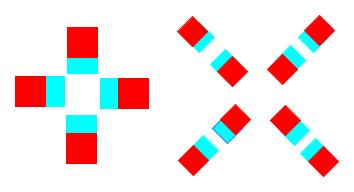
#> input picture dimages/boundaries_yum.jpg, 354 x 192 px; the run also reads 1 picture not shown here
$ python main_morph.py
#> lines starting #> are read from the running program, lines starting #| are printed output that depends on the picture; after the words box and inside, x2 and y2 are one past the last pixel; in counts of white or black regions, pixels touching at a corner belong together
### lib/plot_part.py
import matplotlib.pyplot as plt
import itertools


def save_and_show(fig, save_path, show):
    if type(save_path) == str:
        print(f'saving to {save_path}')
        plt.savefig(save_path, dpi=300)
    if show:
        fig.show()


def draw_image(ax, img_arr, title):
    ax.imshow(img_arr, cmap='gray')
    ax.set_title(title)


def show_image(img_arr, title):
    fig = plt.figure()
    ax = fig.subplots(nrows=1, ncols=1)
    ax.imshow(img_arr, cmap='gray')
    ax.set_title(title)
    fig.show()


# [20 lines left out: functions draw_hist, draw_images_and_hists, not called in this run]


def draw_images(imgs, titles, plt_shape, show=True, save_path=None):
    assert len(imgs) == len(titles)
    plt.rc('font', size=14)

    fig, axes = plt.subplots(*plt_shape, figsize=(15, 15))
    fig.tight_layout()

    for i, (img, title) in enumerate(zip(imgs, titles)):
        if len(axes.shape) == 2:
            draw_image(ax=axes[int(i / plt_shape[1]), i % plt_shape[1]], img_arr=img, title=title)
        else:
            draw_image(ax=axes[i], img_arr=img, title=title)

    save_and_show(fig=fig, save_path=save_path, show=show)


# [21 lines left out: functions draw_losses, draw_image_and_loss, not called in this run]

### lab4/main_morph.py
import cv2
import numpy as np
from lib.plot_part import draw_images, show_image


def dilation(A, B, strong_pix=255):
    B_h, B_w = B.shape
    A_h, A_w = A.shape
    res_dilation = A.copy()
    strong_ids = np.where(A == strong_pix)
    # A = B
    for ai, aj in zip(*strong_ids):
        for bi in range(B_h):
            for bj in range(B_w):
                neigh_row = ai + bi - B_h // 2
                neigh_col = aj + bj - B_w // 2
                if 0 <= neigh_row < A_h and 0 <= neigh_col < A_w:
                    # якорная точка
                    res_dilation[neigh_row][neigh_col] = B[bi][bj]
    return res_dilation


def erosion(A, B, strong_pix=255, weak_pix=0):
    B_h, B_w = B.shape
    A_h, A_w = A.shape
    res_erosion = A.copy()
    strong_ids = np.where(A == strong_pix)
    # found where B in A
    for ai, aj in zip(*strong_ids):
        for bi in range(B_h):
            for bj in range(B_w):
                neigh_row = ai + bi - B_h // 2
                neigh_col = aj + bj - B_w // 2
                if 0 <= neigh_row < A_h and 0 <= neigh_col < A_w:
                    # curr_B not in A -> pix = weak_pix
                    if A[neigh_row][neigh_col] != B[bi][bj]:
                        res_erosion[ai][aj] = weak_pix
                        break
                else:
                    res_erosion[ai][aj] = weak_pix
    return res_erosion


def opening(A, B):
    return dilation(erosion(A, B), B)


def closing(A, B):
    return erosion(dilation(A, B), B)


def main(img_path, window_shape, invert=True, save_path=None):
    src_img = cv2.imread(img_path, 0)

    # бинаризация
    _, binary = cv2.threshold(src_img, 128, 255, cv2.THRESH_BINARY)
    if invert:
        A = np.array([255 if el == 0 else 0 for el in binary.flatten()]).reshape(src_img.shape)
    else:
        A = binary
    show_image(A, 'SRC IMAGE')

    B = np.ones(shape=(window_shape, window_shape), dtype=np.uint8) * 255

    img_dilation = dilation(A, B)

    img_erosion = erosion(A, B)

    img_opening = opening(A, B)

    img_closing = closing(A, B)

    draw_images(
        imgs=[img_dilation, img_erosion, img_opening, img_closing],
        titles=['DILATION', 'EROSION', 'OPENING', 'CLOSING'],
        plt_shape=(2, 2),
        show=True,
        save_path=save_path
    )


if __name__ == '__main__':
    main(img_path="../dimages/boundaries_yum.jpg", invert=True, window_shape=9, save_path='morph_boundaries_yum.jpg')
#> in main, `_, binary = cv2.threshold(src_img, 128, 255, cv2.THRESH_BINARY)`:
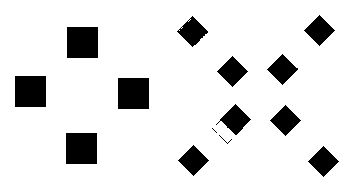
#> binary: shape (192, 354); 88.6% white; 14 black regions (2 under 20 px), largest, box (x1, y1, x2, y2) and area: (67, 27, 98, 58) 961, (15, 76, 46, 107) 961, (118, 78, 149, 109) 961
#> in dilation, `strong_ids = np.where(A == strong_pix)`: strong_ids = 7727 positions, rows 15 to 176, columns 15 to 338
#> the loop in dilation, `for ai, aj in zip(*strong_ids):` made 7727 passes
#> (ai, aj) on passes 1 to 3: (15, 319), (16, 192), (16, 318)
#> after the loop in dilation, `for ai, aj in zip(*strong_ids):`: res_dilation: shape (192, 354) int64; 21.8% white; 12 white regions, largest, box (x1, y1, x2, y2) and area: (63, 23, 102, 62) 1521, (11, 72, 50, 111) 1521, (114, 74, 153, 113) 1521
#> the loop in erosion, `for ai, aj in zip(*strong_ids):` made 7727 passes
#> after the loop in erosion, `for ai, aj in zip(*strong_ids):`: res_erosion: shape (192, 354) int64; 4.4% white; 12 white regions, largest, box (x1, y1, x2, y2) and area: (71, 31, 94, 54) 529, (19, 80, 42, 103) 529, (122, 82, 145, 105) 529
#> the loop in erosion (call 2), `for ai, aj in zip(*strong_ids):` made 7727 passes
#> call 2 of dilation, with B = array of shape (9, 9), strong_pix = 255
#> in dilation (call 2), `B_h, B_w = B.shape`: B_h = 9
#> in dilation (call 2), `strong_ids = np.where(A == strong_pix)`: strong_ids = 3022 positions, rows 23 to 168, columns 19 to 330
#> the loop in dilation (call 2), `for ai, aj in zip(*strong_ids):` made 3022 passes
#> (ai, aj) on passes 1 to 3: (23, 319), (24, 318), (24, 319)
#> after the loop in dilation (call 2), `for ai, aj in zip(*strong_ids):`:
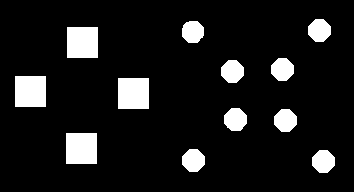
#> res_dilation: shape (192, 354) int64; 10.5% white; 12 white regions, largest, box (x1, y1, x2, y2) and area: (67, 27, 98, 58) 961, (15, 76, 46, 107) 961, (118, 78, 149, 109) 961
#> the loop in draw_images, `for i, (img, title) in enumerate(zip(imgs, titles)):` made 4 passes
#> title on passes 1 to 4: 'DILATION', 'EROSION', 'OPENING', 'CLOSING'
    main(img_path="../dimages/j_noised.PNG", invert=False, window_shape=3, save_path='j_noised.PNG')
#> in main (call 2), `_, binary = cv2.threshold(src_img, 128, 255, cv2.THRESH_BINARY)`: binary: shape (150, 112); 15.8% white; 29 white regions (27 under 20 px), largest, box (x1, y1, x2, y2) and area: (10, 31, 105, 141) 2331, (66, 8, 83, 27) 245
#> after the loop in dilation (call 4), `for ai, aj in zip(*strong_ids):`: res_dilation: shape (150, 112); 22.3% white; 29 white regions (16 under 20 px), largest, box (x1, y1, x2, y2) and area: (9, 30, 106, 142) 3038, (65, 7, 84, 28) 321, (10, 7, 15, 12) 23
#> after the loop in erosion (call 4), `for ai, aj in zip(*strong_ids):`: res_erosion: shape (150, 112); 10.7% white; 2 white regions, box (x1, y1, x2, y2) and area: (11, 32, 104, 140) 1614, (67, 9, 82, 26) 177
#> after the loop in dilation (call 5), `for ai, aj in zip(*strong_ids):`: res_dilation: shape (150, 112); 15.3% white; 2 white regions, box (x1, y1, x2, y2) and area: (10, 31, 105, 141) 2330, (66, 8, 83, 27) 245
#> after the loop in erosion (call 6), `for ai, aj in zip(*strong_ids):`: res_erosion: shape (150, 112); 15.9% white; 29 white regions (27 under 20 px), largest, box (x1, y1, x2, y2) and area: (10, 31, 105, 141) 2344, (66, 8, 83, 27) 245
#> the loop in draw_images (call 2), `for i, (img, title) in enumerate(zip(imgs, titles)):` made 4 passes
    main(img_path="../dimages/j_leaky.PNG", invert=False, window_shape=3, save_path='j_leaky.PNG')
#> call 3 of main, with img_path = '../dimages/j_leaky.PNG', window_shape = 3, invert = False, save_path = 'j_leaky.PNG'
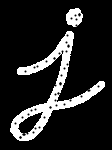
#> input picture dimages/j_leaky.PNG, 112 x 150 px
#> in main, src_img is the input picture: shape (150, 112); min 0, max 255, mean 36.7
#> in main (call 3), `_, binary = cv2.threshold(src_img, 128, 255, cv2.THRESH_BINARY)`: binary: shape (150, 112); 14.8% white; 2 white regions, box (x1, y1, x2, y2) and area: (10, 31, 105, 141) 2252, (66, 8, 83, 27) 234
#> in dilation (call 7), `strong_ids = np.where(A == strong_pix)`: strong_ids = 2486 positions, rows 8 to 140, columns 10 to 104
#> the loop in dilation (call 7), `for ai, aj in zip(*strong_ids):` made 2486 passes
#> (ai, aj) on passes 1 to 3: (8, 75), (8, 76), (8, 77)
#> after the loop in dilation (call 7), `for ai, aj in zip(*strong_ids):`:
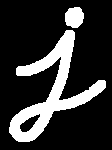
#> res_dilation: shape (150, 112); 20% white; 2 white regions, box (x1, y1, x2, y2) and area: (9, 30, 106, 142) 3033, (65, 7, 84, 28) 321
#> the loop in erosion (call 7), `for ai, aj in zip(*strong_ids):` made 2486 passes
#> after the loop in erosion (call 7), `for ai, aj in zip(*strong_ids):`:
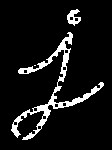
#> res_erosion: shape (150, 112); 8.2% white; 3 white regions (1 under 20 px), largest, box (x1, y1, x2, y2) and area: (11, 32, 104, 140) 1251, (67, 9, 81, 26) 128
#> in dilation (call 8), `strong_ids = np.where(A == strong_pix)`: strong_ids = 1381 positions, rows 9 to 139, columns 11 to 103
#> the loop in dilation (call 8), `for ai, aj in zip(*strong_ids):` made 1381 passes
#> (ai, aj) on passes 1 to 3: (9, 76), (9, 77), (10, 71)
#> after the loop in dilation (call 8), `for ai, aj in zip(*strong_ids):`:
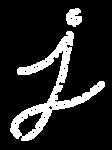
#> res_dilation: shape (150, 112); 14.4% white; 2 white regions, box (x1, y1, x2, y2) and area: (10, 31, 105, 141) 2189, (66, 8, 82, 27) 222
#> in erosion (call 9), `strong_ids = np.where(A == strong_pix)`: strong_ids = 3354 positions, rows 7 to 141, columns 9 to 105
#> the loop in erosion (call 9), `for ai, aj in zip(*strong_ids):` made 3354 passes
#> (ai, aj) on passes 1 to 3: (7, 74), (7, 75), (7, 76)
#> after the loop in erosion (call 9), `for ai, aj in zip(*strong_ids):`:
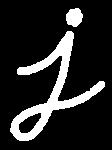
#> res_erosion: shape (150, 112); 15.4% white; 2 white regions, box (x1, y1, x2, y2) and area: (10, 31, 105, 141) 2339, (66, 8, 83, 27) 245
